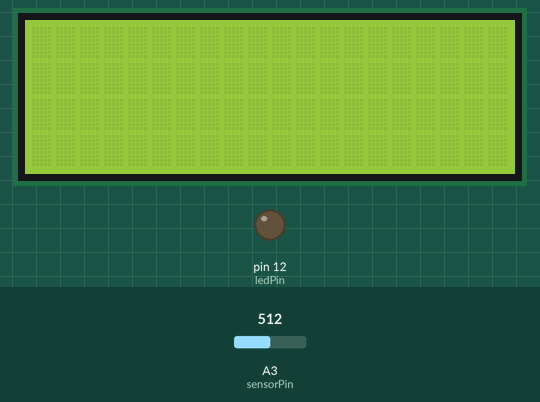
Simulated run of this sketch. Board: Arduino Uno, built with avr-gcc and run on an emulated ATmega328P. Parts: 20×4 character LCD, output pins drawn as LEDs (lit = HIGH). The inputs (shaded band) are chosen by the test bench; at power-on: A3 (sensorPin) = 512.

Above: at 1.2 s.
1.3 s: A3 (sensorPin) set to 991
2.8 s: A3 (sensorPin) set to 1016
At 3.2 s:
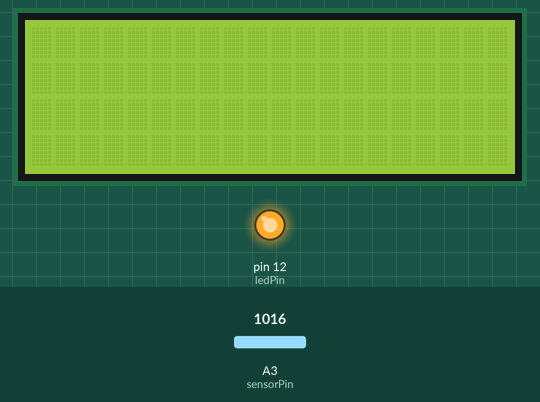
4.3 s: A3 (sensorPin) set to 990
At 6.5 s:
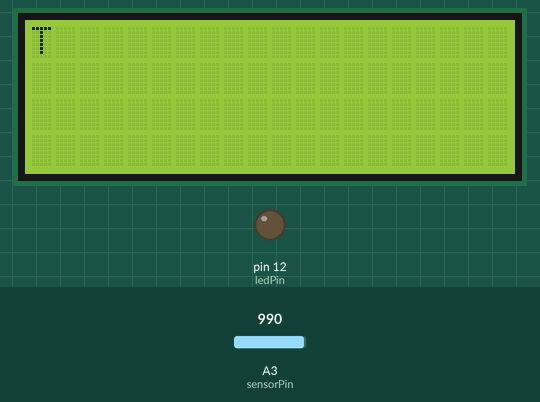
6.8 s: A3 (sensorPin) set to 1010
At 8.0 s:
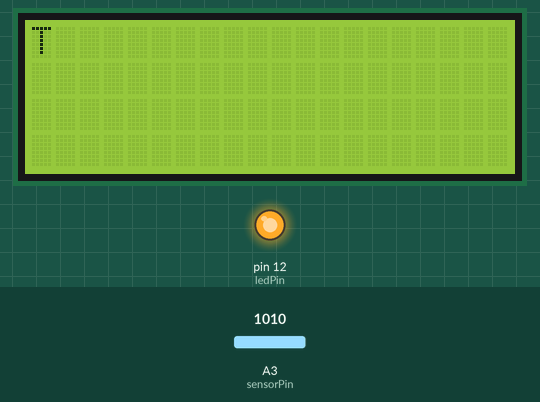
8.3 s: A3 (sensorPin) set to 900
At 9.8 s:
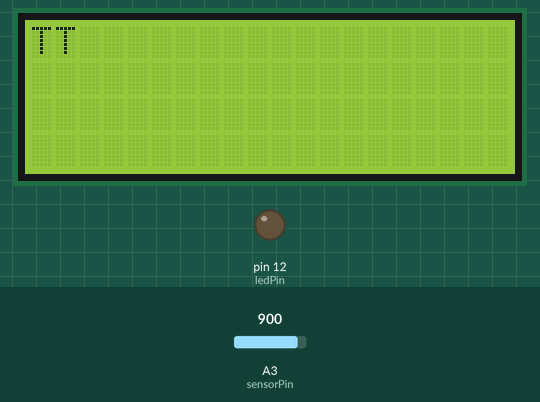
Timing chart, 0 to 11.3 s (numbered marks = the images above; inputs shaded):
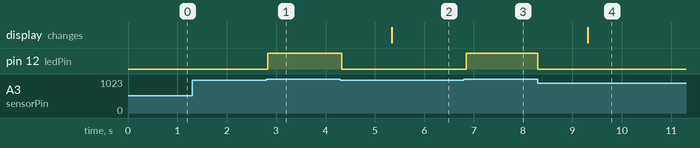

Measured:
- the behaviour switches between 1000 and 1001 on A3 (sensorPin) (found by bisection; images 0 and 1)
- after the input at 1.3 s, every drawn part: stays the same
- after the input at 2.8 s, pin 12 (ledPin): LOW → HIGH at once
- after the input at 4.3 s, pin 12 (ledPin): HIGH → LOW at once; the display: changes after 1.0 s (image 2)
- after the input at 6.8 s, pin 12 (ledPin): LOW → HIGH after 0.05 s
- after the input at 8.3 s, pin 12 (ledPin): HIGH → LOW at once; the display: changes after 1.0 s (image 4)

The sketch:

Morsify.ino
```cpp
/*
 * MORSE CODE DECODER USING LDR
 *
 * created 12.06.2017
 * by Gökhan Eğri
 *
 * *************************************PIN SET*******************************************
 * LED -Vcc-> 12
 *     -GND-> GND
 *
 * LDR --> +5V
 *     --> A3
 *
 * 100K RESISTOR --> GND
 *               --> A3
 *
 * LCD* -GND-> GND
 *      -Vcc-> +5V
 *      -SDA-> A4
 *      -SCL-> A5
 *
 *      *The LCD module used in this project was pre-equipped with an I2C backpack the
 *      pin structure of which is given above. If you are working with a regular display,
 *      please connect it in the 16-pin formation as seen in
 * ***************************************************************************************
 *
 *
 */

#include <Wire.h>
#include <LiquidCrystal_I2C.h>

//PINS
int sensorPin  = A3;    // the pin for LDR
int ledPin     = 12;    // the pin for the indicator LED

//VARIABLES
int sensorValue  = 0;    // variable to store the value coming from the sensor
int binVal       = 0;    // the current binary value

String result  = "";    // the resulting natural language String
String temp    = "";    // the dash-dot representation of individual inputs

//CONSTANTS
int MORSE_TIME_LONG    = 20;    // below-delimiter for DASH ~MAY VARY
int MORSE_TIME_SHORT   = 10;    // above-delimiter for DOT ~MAY VARY
int MORSE_TIME_DELETE  = 50;    // below-delimiter for CLEAR - keeping the light on for a long time clears the entire screen ~MAY VARY

int LIGHT_THRESHOLD  = 1000;    // > LIGHT_THRESHOLD --> 1 || < LIGHT_THRESHOLD --> 0 ~MAY VARY

/*
 * 0x27 --> THE ADDRESS OF THE I2C MODULE ~MAY VARY
 * 20   --> COLUMN COUNT ~MAY VARY
 * 4    --> ROW COUNT ~MAY VARY
 *
 * ALTER ACCORDINGLY
 */
LiquidCrystal_I2C lcd(0x27, 20, 4);

//The Morse[dot-dash] representations of the English alphabet with additional commands ~can be expanded at will
String morseABC[] =       {".-",   //A
                           "-...", //B
                           "-.-.", //C
                           "-..",  //D
                           ".",    //E
                           "..-.", //F
                           "--.",  //G
                           "....", //H
                           "..",   //I
                           ".---", //J
                           "-.-",  //K
                           ".-..", //L
                           "--",   //M
                           "-.",   //N
                           "---",  //O
                           ".--.", //P
                           "--.-", //Q
                           ".-.",  //R
                           "...",  //S
                           "-",    //T
                           "..-",  //U
                           "...-", //V
                           ".--",  //W
                           "-..-", //X
                           "-.--", //Y
                           "--..", //Z
                           "....." //' '
                           "..--"  //'<-'
                          };

//the English alphabet
char regularABC[] =       {'A',
                           'B',
                           'C',
                           'D',
                           'E',
                           'F',
                           'G',
                           'H',
                           'I',
                           'J',
                           'K',
                           'L',
                           'M',
                           'N',
                           'O',
                           'P',
                           'Q',
                           'R',
                           'S',
                           'T',
                           'U',
                           'V',
                           'W',
                           'X',
                           'Y',
                           'Z',
                           ' '
                          };

void setup() {

  Serial.begin(250000);  // serial-port set-up ~baud rate MAY BE CHANGED, however then the MORSE_TIME* constants above MUST ALSO CHANGE

  pinMode(ledPin, OUTPUT);

  lcd.begin();      // starting LCD
  lcd.backlight();  // turning on backlight

} // END OF SETUP

void loop() {

  // Initial LDR read
  sensorValue = analogRead(sensorPin);

  //Converting to 0/1 based on light intensity
  binVal = convertToBin(sensorValue);

  //Serial.println(binVal);  // ~for debugging purposes

  durationLoop(binVal); // calling durationLoop(int) method with current bitVal

} // END OF LOOP

/*
 * Converts given sensor reading to binary with respect to the LIGHT_THRESHOLD declared above.
 *
 * @param val Sensory reading value to be converted (int)
 * @return 0 || 1 (int)
 */
int convertToBin( int val ) {

  if( val > LIGHT_THRESHOLD ) {
    digitalWrite(ledPin, HIGH);  // INDICATOR LIGHT --> ON
    return 1;
  }

  else {
    digitalWrite(ledPin, LOW);  // INDICATOR LIGHT --> OFF
    return 0;
  }
}

/*
 * Counts the amount of time spent at a given binary state(0-1).
 *
 * @param binState 0 || 1 (int)
 */
void durationLoop( int binState ) {

  //Reading sensor value from LDR
  sensorValue = analogRead(sensorPin);

  //Converting sensorValue to binary
  binVal = convertToBin(sensorValue);

  //Initializing time to 0
  int time = 0;

  //While the LDR holds its state
  while( binVal == binState ) {

    time += 1;  // incrementing time by 1

    //If MORSE_TIME_LONG exceeded when 0, interpret as end of current pattern ie. charEnd
    if(binState == 0 && time >=  MORSE_TIME_LONG) {
      break;
    }


    //Reading sensor value from LDR
    sensorValue = analogRead(sensorPin);

    //Converting sensorValue to binary
    binVal = convertToBin(sensorValue);

    delay(50);  // Mandatory delay for normalizing time data ~MAY VARY
  }

  //Serial.println(time);  // for debugging purposes

  morsify(binState, time); // morsify the obtained pattern(DOT, DASH or CHAREND)
}

/*
 * Transforms dash-dot patterns into natural language Strings and updates the LCD.
 *
 * @param binState 0 || 1 (int)
 * @param time Time spent at the supplied binary state (int)
 */
void morsify(int binState, int time) {

  if(binState == 1) {

    //LONG --> DASH
    if( time >=  MORSE_TIME_LONG && time <= MORSE_TIME_DELETE ) {
      temp += '-';
    }

    //SHORT --> DOT
    else if( time <= MORSE_TIME_SHORT ) {
      temp += '.';
    }

    //TOO LONG --> CLEAR
    else if( time > MORSE_TIME_DELETE ) {
      result = "";
      temp = "";
    }
  }

  //At 0 state for LONG, interpret as CHAREND and evaluate the pattern at hand(temp)
  else if(binState == 0 && time >= MORSE_TIME_LONG) {

    /*
     * 28 --> LENGTH OF MORSEABC ARRAY, CHANGE IF YOU ADD EXTRA COMMANDS
     */
    for(int i = 0; i < 28; i++) {
      if(temp.equals(morseABC[i])) {

        //BACKSPACE - delete last character
        if(i == 27) {
          result = result.substring(0, result.length() - 2);
          break;
        }

        //SPACE - single whitespace
        else if(i == 26) {
          result = result + " ";
        }

        result += regularABC[i];
        break;
      }
    }

    //Serial.println(temp); // for debugging purposes

    //Clearing LCD
    lcd.clear();

    //Updating with new result String
    for(int i = 0; i < result.length(); i++) {
      lcd.print(result[i]);
    }

    //Emptying temp for the next iteration
    temp = "";
  }
}
```
